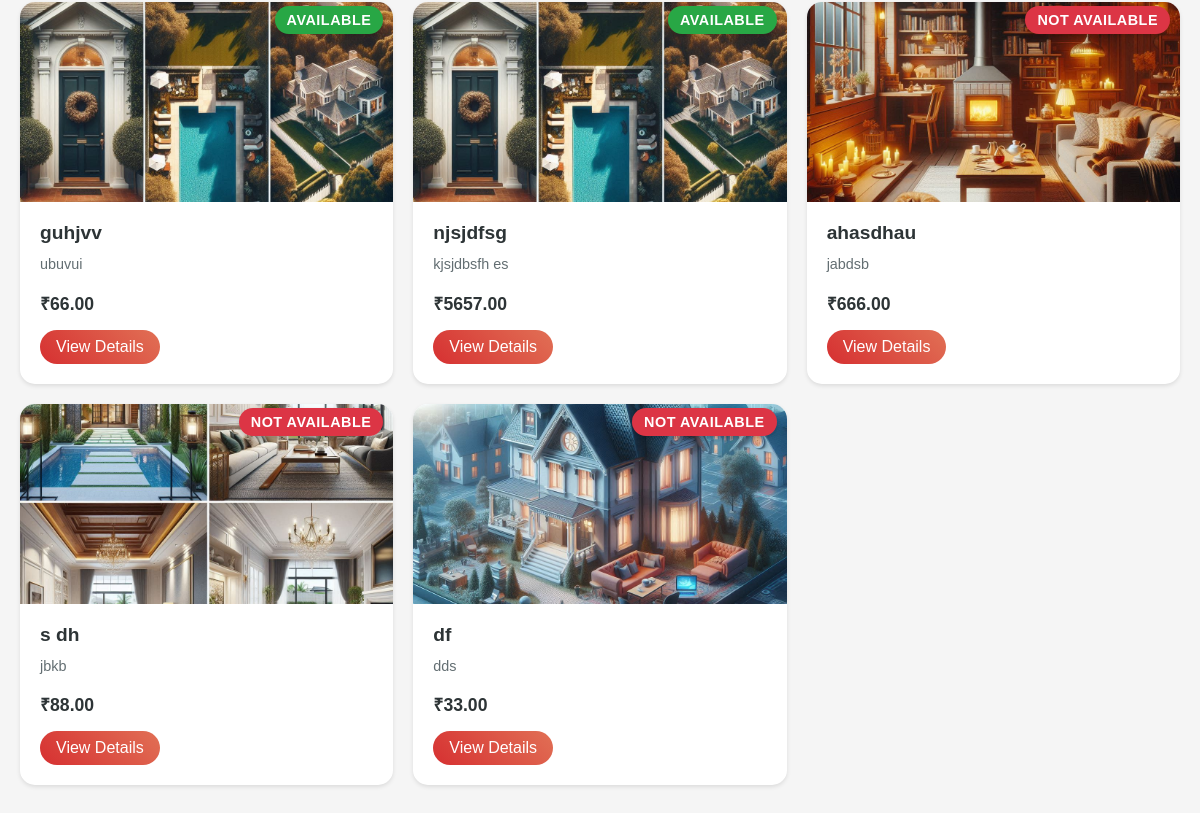
The app's page /property_list/ (signed in, lower part), older data.
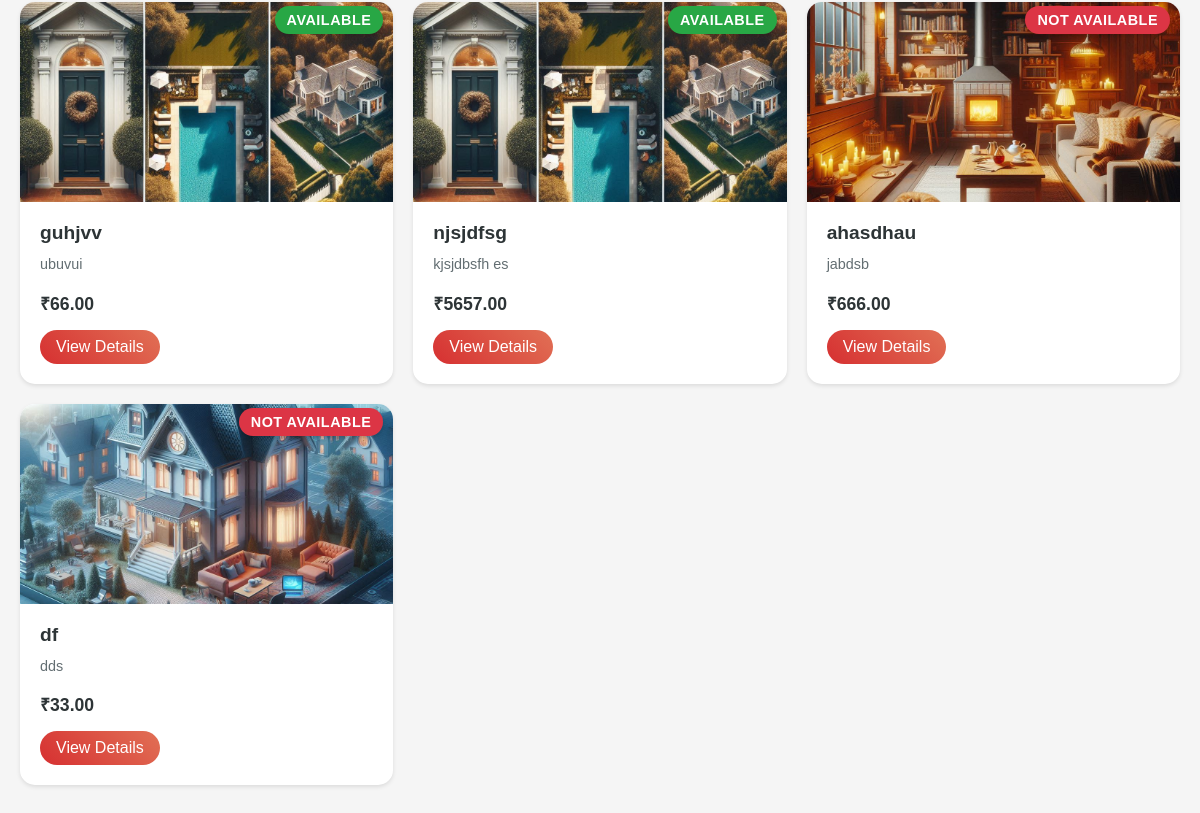
The same page, newer data.
### ownerapp/models.py (models this page shows, shortened)
class Property(models.Model):
    PROPERTY_TYPE_CHOICES = [
        ('Rent', 'Rent'),
        ('Sale', 'Sale'),
    ]
    OCCUPANCY_CHOICES = [
        ('Available', 'Available'),
        ('Not Available', 'Not Available'),
    ]
    PARKING = [
        ('Available', 'Available'),
        ('Not Available', 'Not Available'),
    ]
    title = models.CharField(max_length=200)
    image = models.ImageField(upload_to='property_images/')
    image_2 = models.ImageField(upload_to='property_images/', blank=True, null=True)
    image_3 = models.ImageField(upload_to='property_images/', blank=True, null=True)
    overview = models.TextField(max_length=100)
    location = models.CharField(max_length=200)
    location_url = models.URLField(max_length=500, blank=True, null=True, help_text="OpenStreetMap URL for the property location")
    address = models.TextField(max_length=300, blank=True, null=True)
    property_type = models.CharField(max_length=10, choices=PROPERTY_TYPE_CHOICES, default='Rent')
    price = models.DecimalField(max_digits=10, decimal_places=2)
    description = models.TextField()
    size = models.PositiveIntegerField()
    bedrooms = models.PositiveIntegerField()
    bathrooms = models.PositiveIntegerField()
    parking = models.CharField(max_length=20,choices=PARKING,default='Available')
    year_built = models.PositiveIntegerField()
    flooring_type = models.CharField(max_length=100)
    owner_name = models.CharField(max_length=100, default='Owner Name')
    email = models.EmailField()
    phone = models.CharField(max_length=15)
    occupancy_status = models.CharField(max_length=20,choices=OCCUPANCY_CHOICES,default='Available')
    owner = models.ForeignKey(User, on_delete=models.CASCADE, related_name='properties', default=1)

### tenentapp/views.py (the view)
# urls.py: path('property_list/', views.property_list, name='property_list'),
@login_required
def property_list(request):
    if 'reset' in request.GET:
        return redirect('tenentapp:property_list')  # Redirect to clear search and filter queries
    search_query = request.GET.get('search', '')
    filter_option = request.GET.get('filter', '')
    properties = Property.objects.all()
    if search_query:
        properties = properties.filter(
            Q(title__icontains=search_query) |
            Q(location__icontains=search_query) |
            Q(description__icontains=search_query)
        )
    if filter_option == 'price_asc':
        properties = properties.order_by('price')  # Price low to high
    elif filter_option == 'price_desc':
        properties = properties.order_by('-price')  # Price high to low
    user_type = 'admin' if request.user.is_superuser else 'owner' if OwnerUser.objects.filter(user=request.user).exists() else 'tenant'
    context = {
        'properties': properties,
        'user_type': user_type,
        'search_query': search_query,
        'filter_option': filter_option,
    }
    return render(request, 'tenentApp/property_list.html', context)

### templates/tenentApp/property_list.html (shortened to what this page needs)
{% load static %}
<html lang="en">
<head>
    <link rel="stylesheet" href="{% static 'css/tenentApp/property_list.css' %}">
    <link rel="stylesheet" href="{% static 'css/adminApp/homepage.css' %}">
    <link rel="stylesheet" href="https://cdnjs.cloudflare.com/ajax/libs/font-awesome/6.0.0/css/all.min.css">
</head>
<body>
<div class="property-list">
    {% for property in properties %}
        <div class="property-card">
            <div class="property-image-container">
                <img src="{{ property.image.url }}" alt="{{ property.title }}" class="property-image">
                <div class="property-status">
                    <span class="status-badge {% if property.occupancy_status == 'Available' %}available{% else %}not-available{% endif %}">
                        {{ property.occupancy_status }}
                    </span>
                </div>
            </div>
            <div class="property-details">
                <h3 class="property-title">{{ property.title }}</h3>
                <p class="property-description">{{ property.overview|truncatewords:20 }}</p>
                <p class="property-price"><strong>₹{{ property.price }}</strong></p>
                <a href="{% url 'tenentapp:property_detail' property.pk %}" class="view-details">View Details</a>
            </div>
        </div>
    {% empty %}
        <div class="no-properties">
            <i class="fas fa-home"></i>
            <p>No properties found.</p>
        </div>
    {% endfor %}
</div>
</body>
</html>

Row changes from the older to the newer data that the page shows:
removed Property: image (picture), occupancy_status "NOT AVAILABLE", title "s dh", overview "jbkb", price "88.00"
